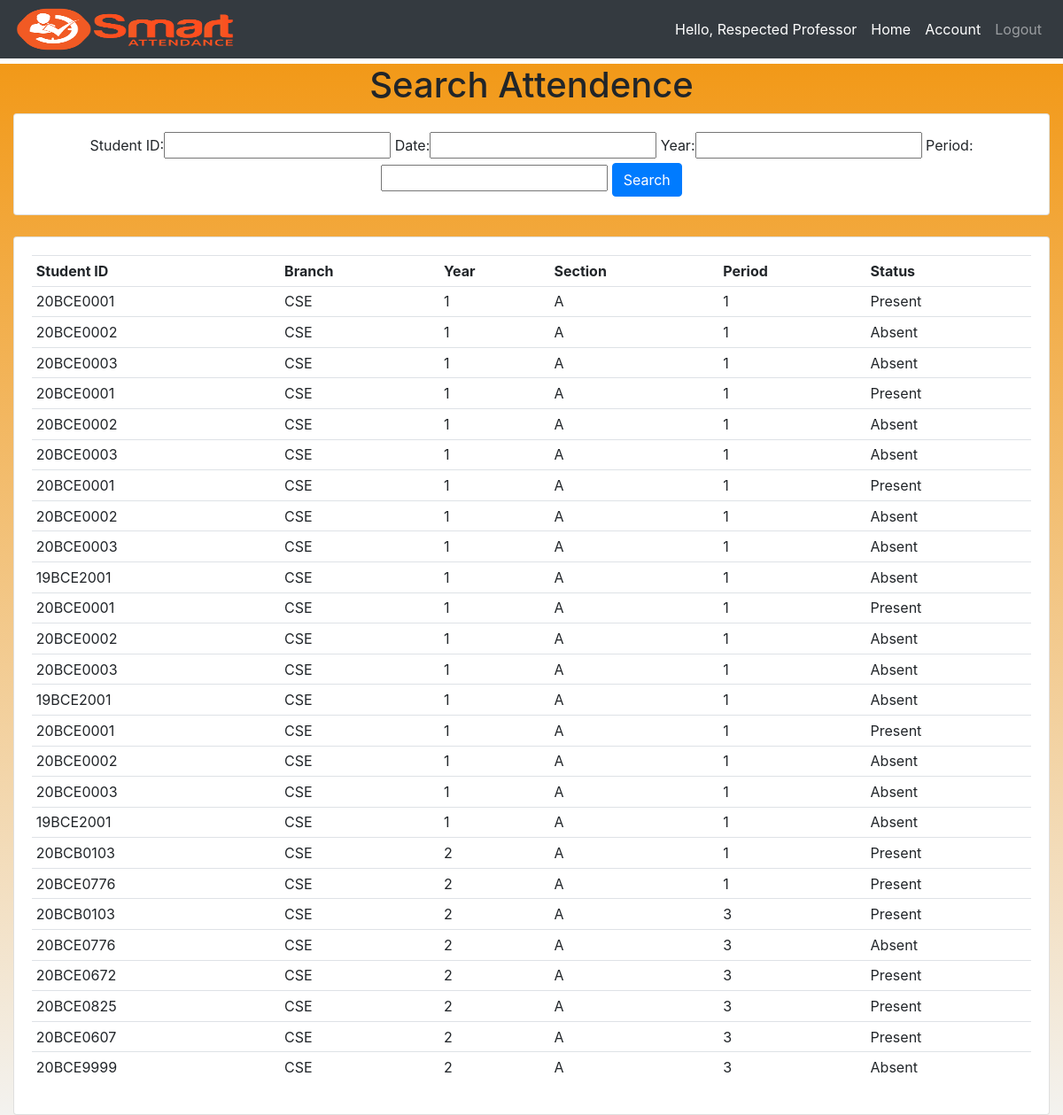
/searchattendence/ (signed in), run on the app's committed database.
### attendence_sys/models.py (models this page shows, shortened)
class Faculty(models.Model):
    user = models.OneToOneField(User, null = True, blank = True, on_delete= models.CASCADE)
    firstname = models.CharField(max_length=200, null=True, blank=True)
    lastname = models.CharField(max_length=200, null=True, blank=True)
    phone = models.CharField(max_length=200, null=True)
    email = models.CharField(max_length=200, null=True)
    profile_pic = models.ImageField(upload_to=user_directory_path ,null=True, blank=True)
    def __str__(self):
        return str(self.firstname + " " + self.lastname)

class Attendence(models.Model):
    Faculty_Name = models.CharField(max_length=200, null=True, blank=True)
    Student_ID = models.CharField(max_length=200, null=True, blank=True)
    date = models.DateField(auto_now_add = True, null = True)
    time = models.TimeField(auto_now_add=True, null = True)
    branch = models.CharField(max_length=200, null = True)
    year = models.CharField(max_length=200, null = True)
    section = models.CharField(max_length=200, null = True)
    period = models.CharField(max_length=200, null = True)
    status = models.CharField(max_length=200, null = True, default='Absent')

### attendence_sys/views.py (the view)
# urls.py: path('searchattendence/', views.searchAttendence, name='searchattendence'),
def searchAttendence(request):
    attendences = Attendence.objects.all()
    myFilter = AttendenceFilter(request.GET, queryset=attendences)
    attendences = myFilter.qs
    context = {'myFilter':myFilter, 'attendences': attendences, 'ta':False}
    return render(request, 'attendence_sys/attendence.html', context)

### attendence_sys/templates/attendence_sys/attendence.html (shortened to what this page needs)
{% extends 'attendence_sys/main.html' %}
{% block content %}
{% if ta == False %}
<center><h1>Search Attendence</h1></center>
<div class="row">
	<div class="col">
		<div class="card card-body">
			<center>
				<form method="get">
					{{myFilter.form}}
		    		<button class="btn btn-primary" type="submit">Search</button>
				</form>
			</center>
		</div>
	</div>
</div>
<br>
<div class="row">
	<div class="col-sm-12">
		<div class="card card-body">
			<table class="table table-sm">
				<tr>
					<th>Student ID</th>
					<th>Branch</th>
					<th>Year</th>
					<th>Section</th>
					<th>Period</th>
					<th>Status</th>
				</tr>
				{% for attendence in attendences %}
				<tr>
                    <td>{{ attendence.Student_ID }}</td>
					<td>{{ attendence.branch }}</td>
					<td>{{ attendence.year }}</td>
					<td>{{ attendence.section }}</td>
					<td>{{ attendence.period }}</td>
					<td>{{ attendence.status }}</td>
				</tr>
				{% endfor %}
			</table>
		</div>
	</div>
</div>
{% endif %}
{% endblock %}

### attendence_sys/templates/attendence_sys/navbar.html (shortened to what this page needs)
{% load static %}
<nav class="navbar navbar-expand-lg navbar-dark fixed-top bg-dark">
 <img src="{% static 'images/smart_attendance.png' %}" height="50px" width="250px">
  <div class="collapse navbar-collapse" id="navbarNav">
    <ul class="navbar-nav ml-auto">
      <li class="nav-item active">
        <span class="nav-link">Hello, {{ request.user.faculty }}</span>
      </li>
      <li class="nav-item active">
        <a href="{% url 'home' %}" class="nav-link">Home</a>
      </li>
      <li class="nav-item active">
        <a class="nav-link" href="{% url 'account' %}">Account</a>
      </li>
      <li class="nav-item">
        <a class="nav-link" href="{% url 'logout' %}">Logout</a>
      </li>
    </ul>
  </div>
</nav>

### data on the page
Attendence: Student_ID "20BCE0001", branch "CSE", year "1", section "A", period "1", status "Present"
Attendence: Student_ID "20BCE0002", branch "CSE", year "1", section "A", period "1", status "Absent"
Attendence: Student_ID "20BCE0003", branch "CSE", year "1", section "A", period "1", status "Absent"
Attendence: Student_ID "20BCE0001", branch "CSE", year "1", section "A", period "1", status "Present"
Attendence: Student_ID "20BCE0002", branch "CSE", year "1", section "A", period "1", status "Absent"
Attendence: Student_ID "20BCE0003", branch "CSE", year "1", section "A", period "1", status "Absent"
Attendence: Student_ID "20BCE0001", branch "CSE", year "1", section "A", period "1", status "Present"
Attendence: Student_ID "20BCE0002", branch "CSE", year "1", section "A", period "1", status "Absent"
Attendence: Student_ID "20BCE0003", branch "CSE", year "1", section "A", period "1", status "Absent"
Attendence: Student_ID "19BCE2001", branch "CSE", year "1", section "A", period "1", status "Absent"
Attendence: Student_ID "20BCE0001", branch "CSE", year "1", section "A", period "1", status "Present"
Attendence: Student_ID "20BCE0002", branch "CSE", year "1", section "A", period "1", status "Absent"
Attendence: Student_ID "20BCE0003", branch "CSE", year "1", section "A", period "1", status "Absent"
Attendence: Student_ID "19BCE2001", branch "CSE", year "1", section "A", period "1", status "Absent"
Attendence: Student_ID "20BCE0001", branch "CSE", year "1", section "A", period "1", status "Present"
Attendence: Student_ID "20BCE0002", branch "CSE", year "1", section "A", period "1", status "Absent"
Attendence: Student_ID "20BCE0003", branch "CSE", year "1", section "A", period "1", status "Absent"
Attendence: Student_ID "19BCE2001", branch "CSE", year "1", section "A", period "1", status "Absent"
Attendence: Student_ID "20BCB0103", branch "CSE", year "2", section "A", period "1", status "Present"
Attendence: Student_ID "20BCE0776", branch "CSE", year "2", section "A", period "1", status "Present"
Attendence: Student_ID "20BCB0103", branch "CSE", year "2", section "A", period "3", status "Present"
Attendence: Student_ID "20BCE0776", branch "CSE", year "2", section "A", period "3", status "Absent"
Attendence: Student_ID "20BCE0672", branch "CSE", year "2", section "A", period "3", status "Present"
Attendence: Student_ID "20BCE0825", branch "CSE", year "2", section "A", period "3", status "Present"
Attendence: Student_ID "20BCE0607", branch "CSE", year "2", section "A", period "3", status "Present"
Attendence: Student_ID "20BCE9999", branch "CSE", year "2", section "A", period "3", status "Absent"

### other printed values
{{ request.user.faculty }} "Respected Professor"
